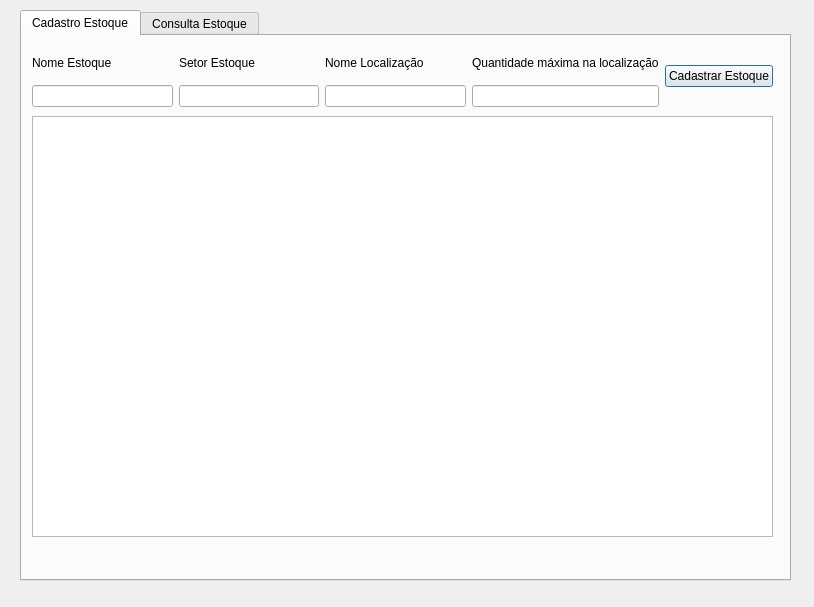
<?xml version="1.0" encoding="UTF-8"?>
<ui version="4.0">
 <class>j_cadastro_estoque</class>
 <widget class="QDialog" name="j_cadastro_estoque">
  <property name="geometry">
   <rect>
    <x>0</x>
    <y>0</y>
    <width>814</width>
    <height>607</height>
   </rect>
  </property>
  <property name="windowTitle">
   <string>Dialog</string>
  </property>
  <widget class="QTabWidget" name="tabWidget">
   <property name="geometry">
    <rect>
     <x>20</x>
     <y>10</y>
     <width>771</width>
     <height>571</height>
    </rect>
   </property>
   <property name="currentIndex">
    <number>0</number>
   </property>
   <widget class="QWidget" name="tab_3">
    <attribute name="title">
     <string>Cadastro Estoque</string>
    </attribute>
    <widget class="QTableWidget" name="tableWidget_cad_estoque">
     <property name="geometry">
      <rect>
       <x>10</x>
       <y>80</y>
       <width>741</width>
       <height>421</height>
      </rect>
     </property>
    </widget>
    <widget class="QWidget" name="layoutWidget_2">
     <property name="geometry">
      <rect>
       <x>10</x>
       <y>10</y>
       <width>741</width>
       <height>61</height>
      </rect>
     </property>
     <layout class="QHBoxLayout" name="horizontalLayout_2">
      <item>
       <layout class="QVBoxLayout" name="verticalLayout_5">
        <item>
         <widget class="QLabel" name="label_5">
          <property name="text">
           <string>Nome Estoque</string>
          </property>
         </widget>
        </item>
        <item>
         <widget class="QLineEdit" name="txt_cad_nome_estoque"/>
        </item>
       </layout>
      </item>
      <item>
       <layout class="QVBoxLayout" name="verticalLayout_6">
        <item>
         <widget class="QLabel" name="label_6">
          <property name="text">
           <string>Setor Estoque</string>
          </property>
         </widget>
        </item>
        <item>
         <widget class="QLineEdit" name="txt_cad_setor_estoque"/>
        </item>
       </layout>
      </item>
      <item>
       <layout class="QVBoxLayout" name="verticalLayout_7">
        <item>
         <widget class="QLabel" name="label_7">
          <property name="text">
           <string>Nome Localização</string>
          </property>
         </widget>
        </item>
        <item>
         <widget class="QLineEdit" name="txt_cad_nome_localizacao"/>
        </item>
       </layout>
      </item>
      <item>
       <layout class="QVBoxLayout" name="verticalLayout_8">
        <item>
         <widget class="QLabel" name="label_8">
          <property name="text">
           <string>Quantidade máxima na localização</string>
          </property>
         </widget>
        </item>
        <item>
         <widget class="QLineEdit" name="txt_cad_quant_max_loc"/>
        </item>
       </layout>
      </item>
      <item>
       <widget class="QPushButton" name="btn_cad_estoque">
        <property name="text">
         <string>Cadastrar Estoque</string>
        </property>
       </widget>
      </item>
     </layout>
    </widget>
   </widget>
   <widget class="QWidget" name="tab_4">
    <attribute name="title">
     <string>Consulta Estoque</string>
    </attribute>
   </widget>
  </widget>
 </widget>
 <resources/>
 <connections/>
</ui>
